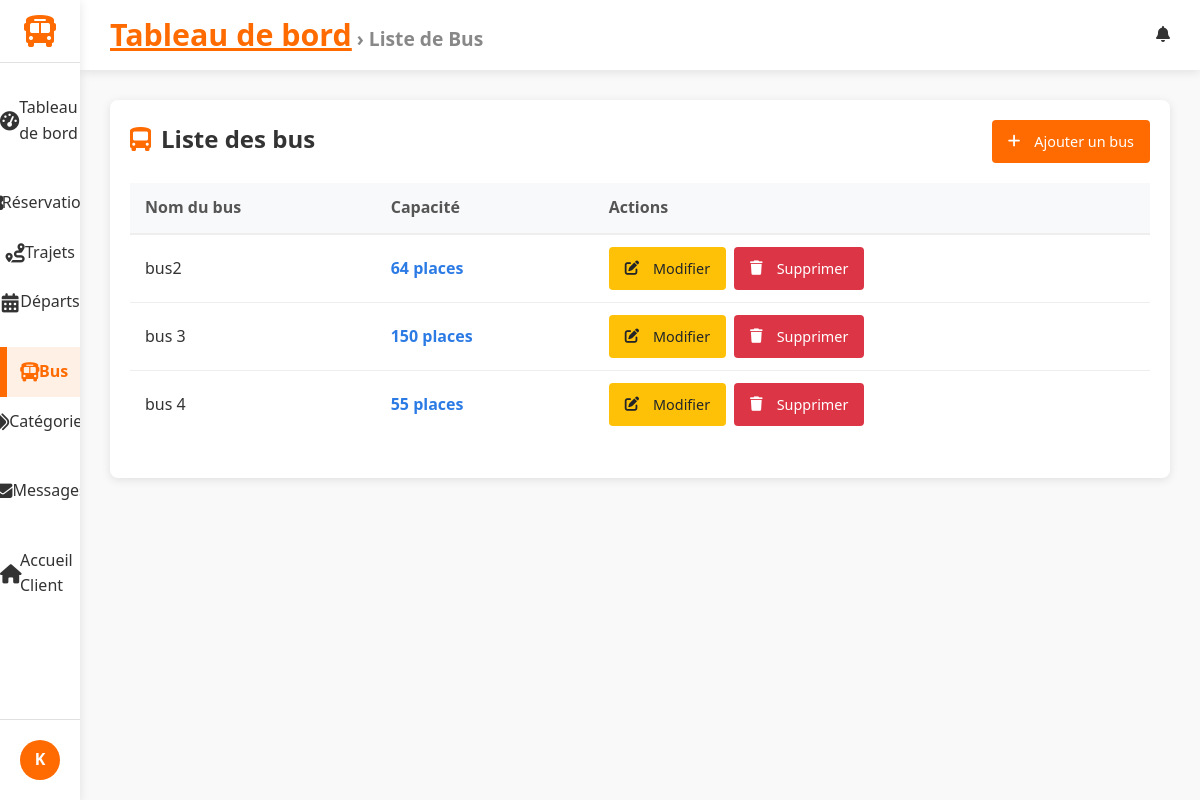
/dashboard/buses/ (signed in), run on the app's committed database.
### accounts/models.py (models this page shows, shortened)
class CustomUser(AbstractUser):
    """
    Modèle utilisateur personnalisé. Hérite de AbstractUser (nom d'utilisateur, email, etc.).
    Nous pourrions ajouter des champs ici (par ex. is_client), mais utilisons la version minimale.
    """

### trips/models.py (models this page shows, shortened)
class Bus(models.Model):
    name = models.CharField(max_length=100)
    capacity = models.PositiveIntegerField()

### gareci_admin/views.py (the view)
# urls.py: path('buses/', BusListView.as_view(), name='bus_list'),
class BusListView(StaffRequiredMixin, ActiveTabMixin, BreadcrumbMixin , ListView):
    model = Bus
    template_name = 'dashboard/bus_list.html'
    active_tab_value ='buses'
    breadcrumb_title ='Liste de Bus'

### gareci_admin/utils.py (called while the page is built)
    def test_func(self):
        return self.request.user.is_staff

    def get_context_data(self, **kwargs):
        context = super().get_context_data(**kwargs)
        if self.active_tab_value:
            context['active_tab'] = self.active_tab_value
        return context

    def get_context_data(self, **kwargs):
        context = super().get_context_data(**kwargs)
        if self.breadcrumb_title:
            context['breadcrumb_title'] = self.breadcrumb_title
        return context

### gareci_admin/templates/dashboard/bus_list.html (shortened to what this page needs)
{% extends 'dashboard/dashboard_base.html' %}
{% block content %}
<div class="buses-container">
    <div class="buses-header">
        <h2><i class="fas fa-bus-alt"></i> Liste des bus</h2>
        <a href="{% url 'dashboard:bus_add' %}" class="btn btn-primary">
            <i class="fas fa-plus"></i> Ajouter un bus
        </a>
    </div>
    <table class="buses-table">
        <thead>
            <tr>
                <th>Nom du bus</th>
                <th>Capacité</th>
                <th>Actions</th>
            </tr>
        </thead>
        <tbody>
            {% for bus in object_list %}
            <tr>
                <td>{{ bus.name }}</td>
                <td class="capacity">{{ bus.capacity }} places</td>
                <td>
                    <div class="action-buttons">
                        <a href="{% url 'dashboard:bus_edit' bus.pk %}" class="btn btn-sm btn-warning">
                            <i class="fas fa-edit"></i> Modifier
                        </a>
                        <a href="{% url 'dashboard:bus_delete' bus.pk %}"
                           class="btn btn-sm btn-danger"
                           onclick="return confirm('Voulez-vous vraiment supprimer ce bus ?');">
                            <i class="fas fa-trash"></i> Supprimer
                        </a>
                    </div>
                </td>
            </tr>
            {% endfor %}
        </tbody>
    </table>
</div>
{% endblock %}

### gareci_admin/templates/dashboard/dashboard_base.html (shortened to what this page needs)
{% load static %}
<!DOCTYPE html>
<html lang="fr">
<head>
    <link rel="stylesheet" href="https://cdnjs.cloudflare.com/ajax/libs/font-awesome/6.4.0/css/all.min.css">
    <link rel="stylesheet" href="{% static 'css/gareci_admin/dashboards.css' %}">
    <link rel="stylesheet" href="{% static 'css/gareci_admin/reservation_list.css' %}">
    <link rel="stylesheet" href="{% static 'css/gareci_admin/reservation_form.css' %}">
    <link rel="stylesheet" href="{% static 'css/gareci_admin/reservation_confirm_delete.css' %}">
    <link rel="stylesheet" href="{% static 'css/gareci_admin/trip_form.css' %}">
    <link rel="stylesheet" href="{% static 'css/gareci_admin/trip_list.css' %}">
    <link rel="stylesheet" href="{% static 'css/gareci_admin/message_list.css' %}">
    <link rel="stylesheet" href="{% static 'css/gareci_admin/message_form.css' %}">
    <link rel="stylesheet" href="{% static 'css/gareci_admin/message_confirm_delete.css' %}">
    <link rel="stylesheet" href="{% static 'css/gareci_admin/departure_list_.css' %}">
    <link rel="stylesheet" href="{% static 'css/gareci_admin/departure_form.css' %}">
    <link rel="stylesheet" href="{% static 'css/gareci_admin/category_list.css' %}">
    <link rel="stylesheet" href="{% static 'css/gareci_admin/category_form.css' %}">
    <link rel="stylesheet" href="{% static 'css/gareci_admin/bus_list.css' %}">
    <link rel="stylesheet" href="{% static 'css/gareci_admin/bus_form.css' %}">
</head>
<body>
    <div class="dashboard-container">
        <aside class="sidebar">
            <div class="logo">
                <a href="{% url 'dashboard:index' %}">
                    <i class="fas fa-bus"></i>
                </a>
            </div>
            <nav class="sidebar-nav">
                <ul class="nav-list">
                    <li class="{% if active_tab == 'dashboard' %}active{% endif %}">
                        <a href="{% url 'dashboard:index' %}">
                            <i class="fas fa-tachometer-alt"></i> Tableau de bord
                        </a>
                    </li>
                    <li class="nav-section-header">
                    </li>
                    <li class="{% if active_tab == 'reservations' %}active{% endif %}">
                        <a href="{% url 'dashboard:reservation_list' %}">
                             Réservations
                        </a>
                    </li>
                    <li class="{% if active_tab == 'trips' %}active{% endif %}">
                        <a href="{% url 'dashboard:trip_list' %}">
                            <i class="fas fa-route"></i> Trajets
                        </a>
                    </li>
                    <li class="{% if active_tab == 'departures' %}active{% endif %}">
                        <a href="{% url 'dashboard:departure_list' %}">
                            <i class="fas fa-calendar-alt"></i> Départs
                        </a>
                    </li>
                    <li class="nav-section-header">
                    </li>
                    <li class="{% if active_tab == 'buses' %}active{% endif %}">
                        <a href="{% url 'dashboard:bus_list' %}">
                            <i class="fas fa-bus"></i> Bus
                        </a>
                    </li>
                    <li class="{% if active_tab == 'categories' %}active{% endif %}">
                        <a href="{% url 'dashboard:category_list' %}">
                            <i class="fas fa-tags"></i> Catégories
                        </a>
                    </li>
                    <li class="nav-section-header">
                    </li>
                    <li class="{% if active_tab == 'messages' %}active{% endif %}">
                        <a href="{% url 'dashboard:message_list' %}">
                            <i class="fas fa-envelope"></i> Messages
                        </a>
                    </li>
                    <li class="nav-section-header">
                    </li>
                    <li class="{% if active_tab == 'messages' %}active{% endif %}">
                        <a href="{% url 'trips:home' %}">
                            <i class="fas fa-home"></i>Accueil Client
                        </a>
                    </li>
                </ul>
            </nav>
            <div class="sidebar-footer">
                <div class="user-profile">
                    <div class="user-avatar">
                        {% if user.profile.image %}
                            <img src="{{ user.profile.image.url }}" alt="{{ user.username }}">
                        {% else %}
                            <div class="avatar-initials">
                                {{ user.username|slice:":1"|upper }}
                            </div>
                        {% endif %}
                    </div>
                </div>
            </div>
        </aside>
        <main class="main-content">
            <header class="content-header">
                <div class="header-left">
                    <div class="breadcrumbs">
                        {% block breadcrumbs %}
                        <a href="{% url 'dashboard:index' %}">Tableau de bord</a>
                        {% if breadcrumb_title %} &rsaquo; {{ breadcrumb_title }}{% endif %}
                        {% endblock %}
                    </div>
                </div>
                <div class="header-right">
                    {% block header_actions %}
                    <div class="notifications">
                        <i class="fas fa-bell"></i>
                    </div>
                    {% endblock %}
                </div>
            </header>
            <div class="content-wrapper">
                {% block content %}{% endblock %}
            </div>
        </main>
    </div>
</body>
</html>

### static/css/gareci_admin/dashboards.css (style rules this page uses)
:root { --primary: #FF6B00; --primary-dark: #E05D00; --secondary: #0056B3; --dark: #333333; --light: #F5F5F5; --gray: #888888; --light-gray: #E0E0E0; --sidebar-width: 280px; --sidebar-collapsed-width: 80px; --header-height: 70px; --blue: #4285F4; --green: #34A853; --orange: #FBBC05; --red: #EA4335; --border-radius: 8px; --box-shadow: 0 2px 10px rgba(0, 0, 0, 0.1); --transition: all 0.3s ease; }
* { margin: 0; padding: 0; box-sizing: border-box; }
body { font-family: 'Segoe UI', Tahoma, Geneva, Verdana, sans-serif; background-color: #f9f9f9; color: var(--dark); line-height: 1.6; }
.dashboard-container { display: flex; min-height: 100vh; }
.sidebar { width: var(--sidebar-width); background-color: white; box-shadow: var(--box-shadow); display: flex; flex-direction: column; transition: var(--transition); z-index: 100; height: 100vh; position: fixed; }
.logo { display: flex; align-items: center; padding: 20px; border-bottom: 1px solid var(--light-gray); }
.logo a { text-decoration:none ; display: flex; align-items: center; }
.logo i { font-size: 2rem; color: var(--primary); margin-right: 10px; }
.sidebar-nav { flex: 1; padding: 20px 0; overflow-y: auto; }
.nav-list { list-style: none; }
.nav-section-header { padding: 15px 20px 5px; font-size: 0.8rem; text-transform: uppercase; color: var(--gray); letter-spacing: 0.5px; }
.nav-list li a { display: flex; align-items: center; padding: 12px 20px; color: var(--dark); text-decoration: none; transition: var(--transition); }
.nav-list li a i { margin-right: 10px; width: 20px; text-align: center; }
.nav-list li.active a { background-color: rgba(255, 107, 0, 0.1); color: var(--primary); border-left: 3px solid var(--primary); }
li.active { background-color: var(--accent); font-weight: bold; border-left: 4px solid var(--primary); }
.sidebar-footer { padding: 20px; border-top: 1px solid var(--light-gray); }
.user-profile { display: flex; align-items: center; }
.user-avatar { margin-right: 12px; }
.avatar-initials { width: 40px; height: 40px; border-radius: 50%; background-color: var(--primary); color: white; display: flex; align-items: center; justify-content: center; font-weight: bold; }
.main-content { flex: 1; margin-left: var(--sidebar-width); transition: var(--transition); min-height: 100vh; display: flex; flex-direction: column; }
.content-header { display: flex; justify-content: space-between; align-items: center; padding: 0 30px; height: var(--header-height); background-color: white; box-shadow: var(--box-shadow); position: sticky; top: 0; z-index: 90; }
.header-left { display: flex; align-items: center; }
.breadcrumbs { font-size: 1.2rem; color: var(--gray); font-weight: bolder; }
.breadcrumbs a { color: var(--primary); font-size: 1.9rem; font-weight: bolder; }
.header-right { display: flex; align-items: center; gap: 20px; }
.notifications { position: relative; cursor: pointer; }
.content-wrapper { flex: 1; padding: 30px; background-color: #f9f9f9; }
.btn { display: inline-flex; align-items: center; justify-content: center; padding: 8px 16px; border-radius: var(--border-radius); font-weight: 500; cursor: pointer; transition: var(--transition); border: none; font-size: 0.9rem; }
.btn i { margin-right: 6px; }
.btn-primary { background-color: var(--primary); color: white; }
.btn-sm { padding: 5px 10px; font-size: 0.8rem; }
@media (max-width: 1200px) { .sidebar { width: var(--sidebar-collapsed-width); } }
@media (max-width: 1200px) { .logo { justify-content: center; padding: 15px 0; } }
@media (max-width: 1200px) { .logo i { margin-right: 0; } }
@media (max-width: 1200px) { .nav-list li a { justify-content: center; padding: 12px 0; } }
@media (max-width: 1200px) { .nav-list li a i { margin-right: 0; font-size: 1.2rem; } }
@media (max-width: 1200px) { .user-avatar { margin-right: 0; } }
@media (max-width: 1200px) { .main-content { margin-left: var(--sidebar-collapsed-width); } }

### static/css/gareci_admin/reservation_list.css (style rules this page uses)
.btn { display: inline-flex; align-items: center; justify-content: center; padding: 8px 12px; border-radius: 4px; font-weight: 500; text-decoration: none; font-size: 0.85rem; transition: all 0.3s; border: none; cursor: pointer; }
.btn-sm { padding: 6px 10px; font-size: 0.8rem; }
.btn-warning { background-color: #ffc107; color: #212529; }
.btn-danger { background-color: #dc3545; color: white; }
.action-buttons { display: flex; gap: 8px; flex-wrap: wrap; }

### data on the page
CustomUser: username "K"
Bus: name "bus2", capacity "64"
Bus: name "bus 3", capacity "150"
Bus: name "bus 4", capacity "55"

### other printed values
{{ breadcrumb_title }} "Liste de Bus"
